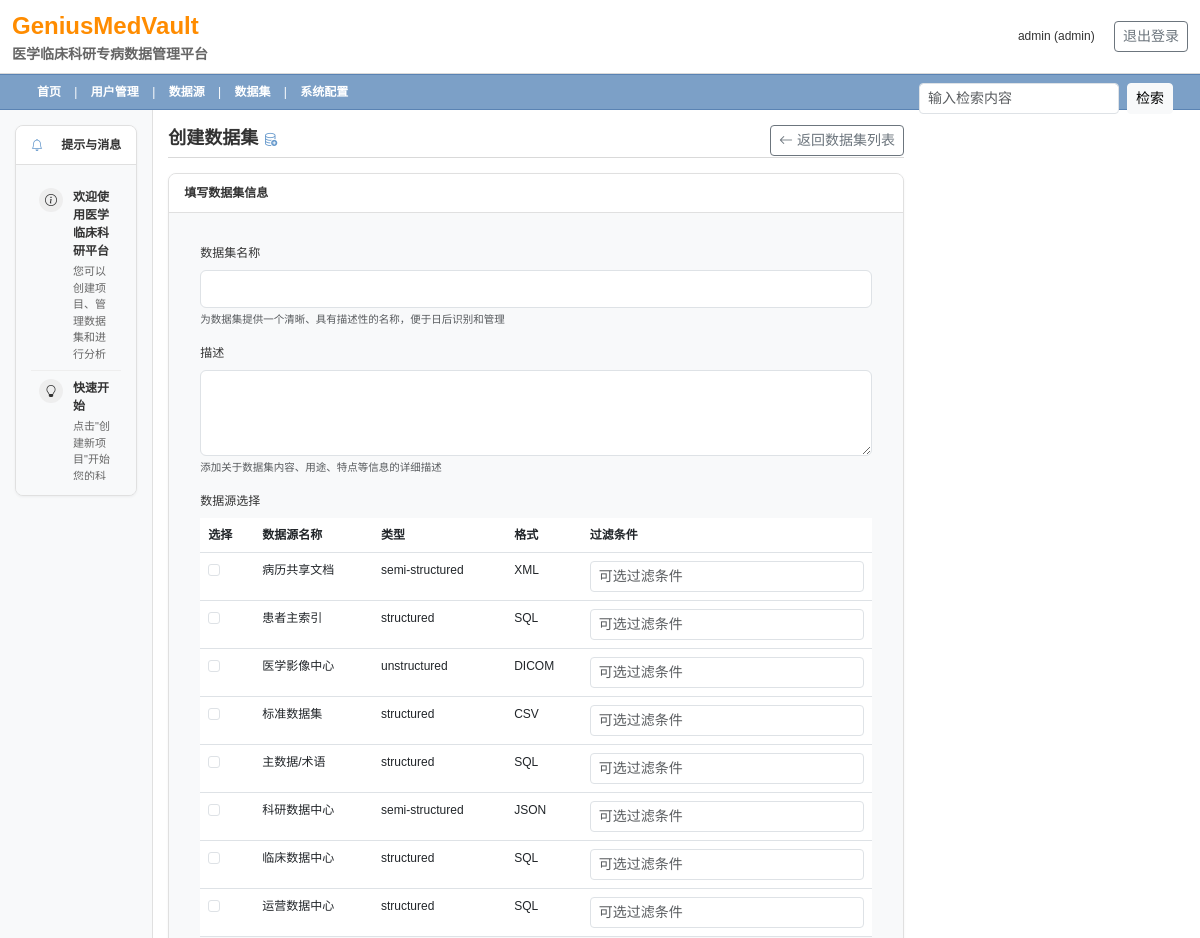
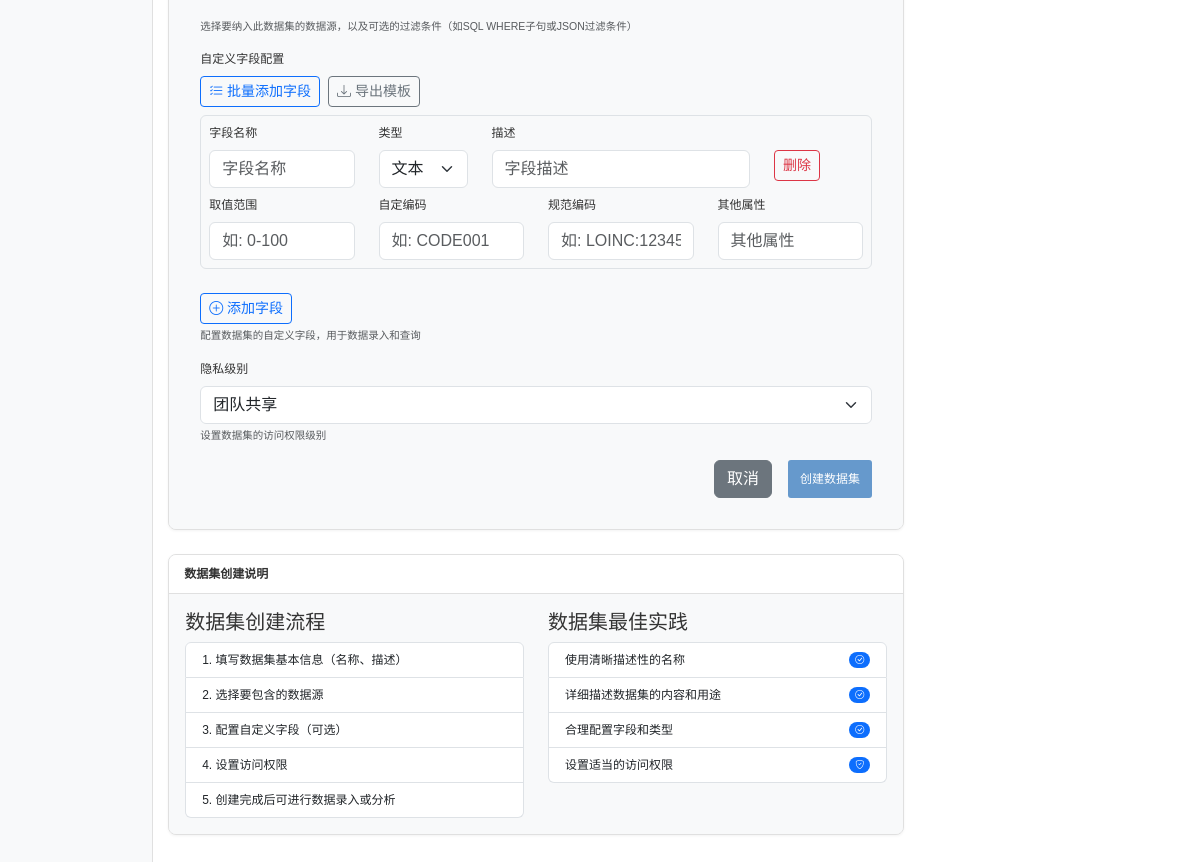
Screenshot of /admin/datasets/create (signed in) with the database file from the repository (2 pictures, top to bottom).
### app.py (models this page shows, shortened)
class User(UserMixin, db.Model):
    id = db.Column(db.Integer, primary_key=True)
    username = db.Column(db.String(100), unique=True, nullable=False)
    email = db.Column(db.String(100), unique=True, nullable=False)
    password_hash = db.Column(db.String(200), nullable=False)
    role = db.Column(db.String(20), nullable=False, default='doctor')  # 'admin' or 'doctor'
    created_at = db.Column(db.DateTime, default=datetime.utcnow)
    name = db.Column(db.String(100))
    gender = db.Column(db.String(10))  # 性别：男/女
    title = db.Column(db.String(100))
    department = db.Column(db.String(100))
    professional_title = db.Column(db.String(50))
    doctor_id = db.Column(db.String(50))
    phone = db.Column(db.String(20))
    center_name = db.Column(db.String(100))
    institution = db.Column(db.String(100))
    avatar = db.Column(db.String(200))
    password_updated_at = db.Column(db.DateTime, default=datetime.utcnow)
    last_login = db.Column(db.DateTime, default=datetime.utcnow)

class DataSource(db.Model):
    id = db.Column(db.Integer, primary_key=True)
    name = db.Column(db.String(100), nullable=False)
    source_type = db.Column(db.String(50), nullable=False)  # structured, semi-structured, unstructured
    format = db.Column(db.String(50), nullable=False)  # HL7, DICOM, JSON, etc.
    description = db.Column(db.Text)
    created_at = db.Column(db.DateTime, default=datetime.utcnow)
    created_by = db.Column(db.Integer, db.ForeignKey('user.id'))
    file_path = db.Column(db.String(500))

### app.py (the view, shortened to what this page needs)
@app.route('/admin/datasets/create', methods=['GET', 'POST'])
@login_required
@admin_required
def create_dataset():
    sources = DataSource.query.all()
    return render_template('admin/create_dataset.html', sources=sources)

### templates/admin/create_dataset.html (shortened to what this page needs)
{% extends "clinical_base.html" %}
{% block content %}
<div class="content-title">
    创建数据集 <i class="bi bi-database-add info-icon"></i>
    <a href="{{ url_for('datasets') }}" class="float-end btn btn-sm btn-outline-secondary">
        <i class="bi bi-arrow-left"></i> 返回数据集列表
    </a>
</div>
<div class="clinical-info-box">
    <div class="info-box-title">
        填写数据集信息
    </div>
    <div class="info-box-content">
        <form action="{{ url_for('create_dataset') }}" method="POST" class="p-3">
            <div class="mb-3">
                <label for="name" class="form-label">数据集名称</label>
                <input type="text" class="form-control" id="name" name="name" required>
                <div class="form-text">为数据集提供一个清晰、具有描述性的名称，便于日后识别和管理</div>
            </div>
            <div class="mb-3">
                <label for="description" class="form-label">描述</label>
                <textarea class="form-control" id="description" name="description" rows="3"></textarea>
                <div class="form-text">添加关于数据集内容、用途、特点等信息的详细描述</div>
            </div>
            <div class="mb-3">
                <label class="form-label">数据源选择</label>
                <div class="table-responsive">
                    <table class="table table-hover">
                        <thead>
                            <tr>
                                <th>选择</th>
                                <th>数据源名称</th>
                                <th>类型</th>
                                <th>格式</th>
                                <th>过滤条件</th>
                            </tr>
                        </thead>
                        <tbody>
                            {% for source in sources %}
                            <tr>
                                <td>
                                    <input class="form-check-input" type="checkbox" name="source_ids" value="{{ source.id }}" id="source_{{ source.id }}">
                                </td>
                                <td>
                                    <label class="form-check-label" for="source_{{ source.id }}">
                                        {{ source.name }}
                                    </label>
                                </td>
                                <td>{{ source.source_type }}</td>
                                <td>{{ source.format }}</td>
                                <td>
                                    <input type="text" class="form-control form-control-sm" name="filter_criteria" placeholder="可选过滤条件">
                                </td>
                            </tr>
                            {% endfor %}
                        </tbody>
                    </table>
                </div>
                <div class="form-text">选择要纳入此数据集的数据源，以及可选的过滤条件（如SQL WHERE子句或JSON过滤条件）</div>
            </div>
            <div class="mb-3">
                <label class="form-label">自定义字段配置</label>
                <div class="d-flex mb-2">
                    <button type="button" class="btn btn-sm btn-outline-primary me-2" data-bs-toggle="modal" data-bs-target="#batchFieldsModal">
                        <i class="bi bi-list-check"></i> 批量添加字段
                    </button>
                    <button type="button" class="btn btn-sm btn-outline-secondary" id="importTemplateBtn">
                        <i class="bi bi-download"></i> 导出模板
                    </button>
                </div>
                <div id="customFields">
                    <div class="custom-field-item mb-3 border rounded p-2">
                        <div class="row mb-2">
                            <div class="col-md-3">
                                <label class="form-label">字段名称</label>
                                <input type="text" class="form-control" name="field_names[]" placeholder="字段名称">
                            </div>
                            <div class="col-md-2">
                                <label class="form-label">类型</label>
                                <select class="form-select" name="field_types[]">
                                    <option value="text">文本</option>
                                </select>
                            </div>
                            <div class="col-md-5">
                                <label class="form-label">描述</label>
                                <input type="text" class="form-control" name="field_descriptions[]" placeholder="字段描述">
                            </div>
                            <div class="col-md-2">
                                <label class="form-label">&nbsp;</label>
                                <button type="button" class="btn btn-outline-danger btn-sm d-block remove-field">删除</button>
                            </div>
                        </div>
                        <div class="row">
                            <div class="col-md-3">
                                <label class="form-label">取值范围</label>
                                <input type="text" class="form-control" name="field_ranges[]" placeholder="如: 0-100">
                            </div>
                            <div class="col-md-3">
                                <label class="form-label">自定编码</label>
                                <input type="text" class="form-control" name="field_custom_codes[]" placeholder="如: CODE001">
                            </div>
                            <div class="col-md-3">
                                <label class="form-label">规范编码</label>
                                <input type="text" class="form-control" name="field_standard_codes[]" placeholder="如: LOINC:12345-6">
                            </div>
                            <div class="col-md-3">
                                <label class="form-label">其他属性</label>
                                <input type="text" class="form-control" name="field_properties[]" placeholder="其他属性">
                            </div>
                        </div>
                    </div>
                </div>
                <button type="button" id="addFieldBtn" class="btn btn-sm btn-outline-primary mt-2">
                    <i class="bi bi-plus-circle"></i> 添加字段
                </button>
                <div class="form-text">配置数据集的自定义字段，用于数据录入和查询</div>
            </div>
            <div class="mb-3">
                <label for="privacy_level" class="form-label">隐私级别</label>
                <select class="form-select" id="privacy_level" name="privacy_level">
                    <option value="team" selected>团队共享</option>
                </select>
                <div class="form-text">设置数据集的访问权限级别</div>
            </div>
            <div class="d-grid gap-2 d-md-flex justify-content-md-end">
                <a href="{{ url_for('datasets') }}" class="btn btn-secondary me-md-2">取消</a>
                <button type="submit" class="clinical-button">创建数据集</button>
            </div>
        </form>
    </div>
</div>
<div class="clinical-info-box mt-4">
    <div class="info-box-title">
        数据集创建说明
    </div>
    <div class="info-box-content p-3">
        <div class="row">
            <div class="col-md-6">
                <h5>数据集创建流程</h5>
                <ol class="list-group list-group-numbered">
                    <li class="list-group-item">填写数据集基本信息（名称、描述）</li>
                    <li class="list-group-item">选择要包含的数据源</li>
                    <li class="list-group-item">配置自定义字段（可选）</li>
                    <li class="list-group-item">设置访问权限</li>
                    <li class="list-group-item">创建完成后可进行数据录入或分析</li>
                </ol>
            </div>
            <div class="col-md-6">
                <h5>数据集最佳实践</h5>
                <ul class="list-group">
                    <li class="list-group-item d-flex justify-content-between align-items-center">
                        使用清晰描述性的名称
                        <span class="badge bg-primary rounded-pill"><i class="bi bi-check-circle"></i></span>
                    </li>
                    <li class="list-group-item d-flex justify-content-between align-items-center">
                        详细描述数据集的内容和用途
                        <span class="badge bg-primary rounded-pill"><i class="bi bi-check-circle"></i></span>
                    </li>
                    <li class="list-group-item d-flex justify-content-between align-items-center">
                        合理配置字段和类型
                        <span class="badge bg-primary rounded-pill"><i class="bi bi-check-circle"></i></span>
                    </li>
                    <li class="list-group-item d-flex justify-content-between align-items-center">
                        设置适当的访问权限
                        <span class="badge bg-primary rounded-pill"><i class="bi bi-shield-check"></i></span>
                    </li>
                </ul>
            </div>
        </div>
    </div>
</div>
{% endblock %}

### templates/clinical_base.html (shortened to what this page needs)
<!DOCTYPE html>
<html lang="zh-CN">
<head>
    <link href="https://cdn.jsdelivr.net/npm/bootstrap@5.3.0/dist/css/bootstrap.min.css" rel="stylesheet">
    <link rel="stylesheet" href="https://cdn.jsdelivr.net/npm/bootstrap-icons@1.11.0/font/bootstrap-icons.css">
    <link rel="stylesheet" href="{{ url_for('static', filename='css/clinical_theme.css') }}">
</head>
<body>
    <header class="clinical-header py-2">
        <div class="container-fluid">
            <div class="row align-items-center">
                <div class="col-md-6">
                    <div class="clinical-brand">
                        <span style="color: #FF8C00;">GeniusMedVault</span>
                        <span class="clinical-brand-subtitle">医学临床科研专病数据管理平台</span>
                    </div>
                </div>
                <div class="col-md-6 text-end">
                    {% if current_user.is_authenticated %}
                        <span class="me-3">{{ current_user.role }} ({{ current_user.username }})</span>
                        <a href="{{ url_for('logout') }}" class="btn btn-sm btn-outline-secondary">退出登录</a>
                    {% endif %}
                </div>
            </div>
        </div>
    </header>
    <nav class="clinical-navbar">
        <div class="container-fluid">
            {% if current_user.is_authenticated %}
                {% if current_user.role == 'admin' %}
                    <a href="{{ url_for('admin_dashboard') }}">首页</a> |
                    <a href="{{ url_for('user_management') }}">用户管理</a> |
                    <a href="{{ url_for('data_sources') }}">数据源</a> |
                    <a href="{{ url_for('datasets') }}">数据集</a> |
                    <a href="{{ url_for('system_config') }}">系统配置</a>
                {% endif %}
            {% endif %}
            <div class="clinical-search-box">
                <form class="d-flex">
                    <input type="text" placeholder="输入检索内容" class="form-control form-control-sm me-2" style="width: 200px;">
                    <button type="submit" class="btn btn-sm btn-light">检索</button>
                </form>
            </div>
        </div>
    </nav>
    <div class="container-fluid clinical-main-container">
        <div class="row">
            <div class="col-md-2 col-lg-2 clinical-sidebar">
                {% block sidebar %}
                <div class="clinical-info-box sidebar-box mb-3">
                    <div class="info-box-title">
                        <i class="bi bi-bell"></i> 提示与消息
                    </div>
                    <div class="info-box-content">
                        <div class="notification-list">
                            <div class="notification-item">
                                <div class="notification-icon"><i class="bi bi-info-circle"></i></div>
                                <div class="notification-content">
                                    <div class="notification-title">欢迎使用医学临床科研平台</div>
                                    <div class="notification-text">您可以创建项目、管理数据集和进行分析</div>
                                </div>
                            </div>
                            <div class="notification-item">
                                <div class="notification-icon"><i class="bi bi-lightbulb"></i></div>
                                <div class="notification-content">
                                    <div class="notification-title">快速开始</div>
                                    <div class="notification-text">点击"创建新项目"开始您的科研工作</div>
                                </div>
                            </div>
                        </div>
                    </div>
                </div>
                {% endblock %}
            </div>
            <div class="col-md-10 col-lg-10 clinical-content">
                {% block content %}{% endblock %}
            </div>
        </div>
    </div>
</body>
</html>

### rows the page displays
User: role "admin", username "admin"
DataSource: name "病历共享文档", source_type "semi-structured", format "XML"
DataSource: name "患者主索引", source_type "structured", format "SQL"
DataSource: name "医学影像中心", source_type "unstructured", format "DICOM"
DataSource: name "标准数据集", source_type "structured", format "CSV"
DataSource: name "主数据/术语", source_type "structured", format "SQL"
DataSource: name "科研数据中心", source_type "semi-structured", format "JSON"
DataSource: name "临床数据中心", source_type "structured", format "SQL"
DataSource: name "运营数据中心", source_type "structured", format "SQL"
